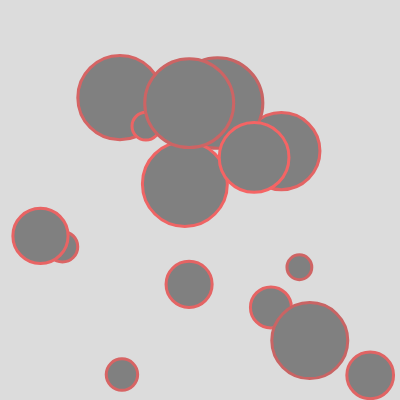
Frame 1 (no input)
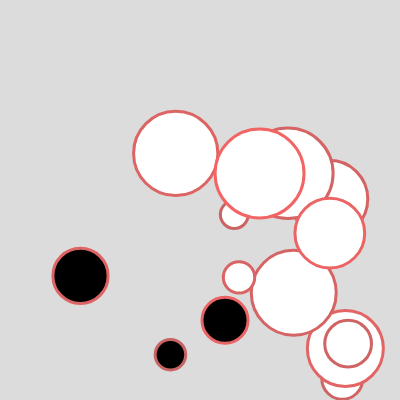
Frame 60 (no input)
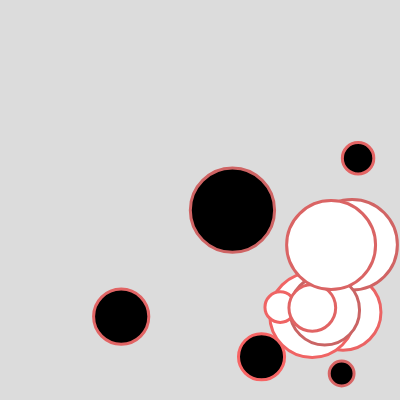
Frame 120 (the mouse pressed at the canvas centre since frame 60)

The p5.js sketch that drew these frames (run headless with seeded random() and noise() and a simulated clock; from frame 60 on, the mouse is pressed at the canvas centre):

// p5.js sketch
// ── sketch.js
// interacting balls 641v6
//https://editor.p5js.org/benjamin.bergery/sketches/xtI8MeYFy
// changed name of array element on line 26 to "instance"


let pixelArray = [];

function setup() { 
  createCanvas(400, 400);

  // fill array with new instances of BPixel Class

  for (let indy = 0; indy < 15; indy++) {
    let bradius = random(10, 50);
    let bspeed = random(0.5, 2);
    let xstart = random(bradius, width - bradius);
    let ystart = random(bradius, height - bradius);
    bpixel = new PixelClass(xstart, ystart, bradius, bspeed);
    //bpixel is a new instance of BPixel Class
    
    pixelArray.push(bpixel);
    //bpixel is added to pixelArray
}
}

function draw() {
  background(220);

  for (element of pixelArray) {
    element.bounceRandom();
    let overlap = false;
    for (let other of pixelArray) {
      if (element !== other && element.intersectsBool(other)) {
        console.log("intersection");
        overlap = true;
      }
    }  
    // why at end of outer loop
    // not inner loop
if (overlap) {
      element.changeColor(255);
    } else {
      element.changeColor(0);
    }
  }
}


/*** CLASS ********************/

class PixelClass {
  constructor(x, y, r, bsp) {
    this.x = x;
    this.y = y;
    this.r = r;
    this.xsp = bsp; // xspeed
    this.ysp = bsp; // yspeed
    this.brightness = 128;
  }

  //*** new class functions ***//

  intersectsBool(other) {
    let d = dist(this.x, this.y, other.x, other.y);
    // return true;
    return (this.r + other.r > d);
  }

  changeColor(c) {
    this.brightness = c;
  }

  //*** old class functions ***//

  // meta function inside class
  bounceRandom() {
    this.move();
    this.show();
  }

  show() {
    stroke(random(200, 250), 100, 100);
    strokeWeight(3);
    // noFill();
    fill(this.brightness);
    ellipse(this.x, this.y, this.r * 2);
  }

  move() {
    // move pixel
    this.x = this.x + this.xsp;
    this.y = this.y + this.ysp;
    //// bounce x
    if (this.x >= width - this.r || this.x <= 0 + this.r) {
      this.xsp = -this.xsp;
    }
    ////// bounce y
    if (this.y >= height - this.r || this.y <= 0 + this.r) {
      this.ysp = -this.ysp;
    }
 }
}


/*******************************/
// based on my previous exercise https://editor.p5js.org/benjamin.bergery/sketches/WUlFUTdMe




// Part 2.: Take the question above and make the balls' color toggle, turning red when a ball comes close to another ball and then turning back to white when it comes close to another ball again.

// https://editor.p5js.org/benjamin.bergery/sketches/xtI8MeYFy 

// //https://editor.p5js.org/benjamin.bergery/sketches/T9sgI1OGl
